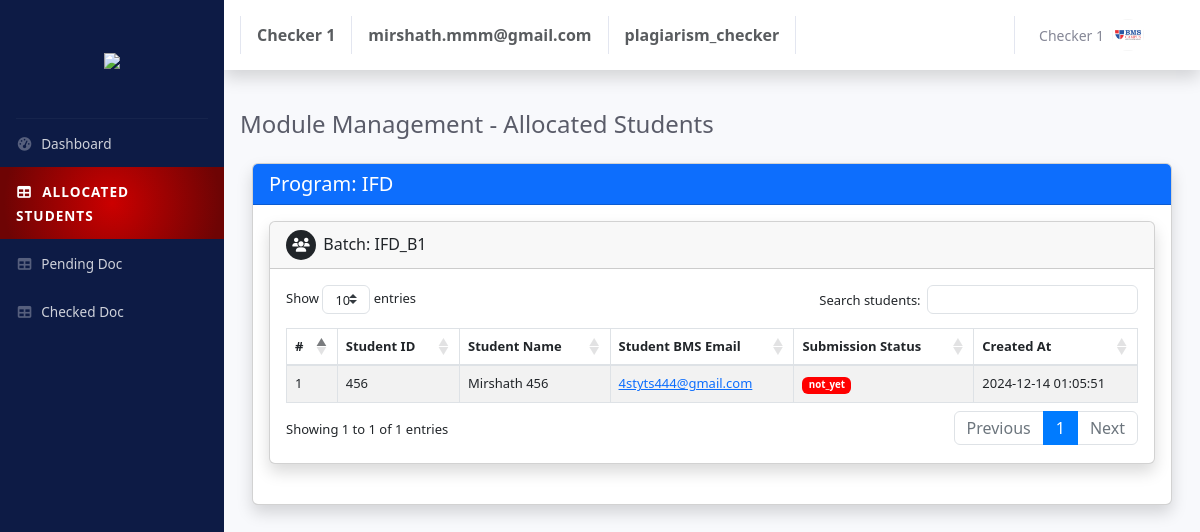
Screenshot of /checker/allocated_students.php (signed in) with the database file from the repository.
### tables this page shows
CREATE TABLE `allocate_checker` (
  `id` int(11) NOT NULL,
  `student_id` int(20) NOT NULL,
  `student_reg_id` varchar(50) NOT NULL,
  `checker_id` int(20) NOT NULL,
  `batch_id` int(11) NOT NULL,
  `submitted_status` varchar(50) NOT NULL DEFAULT 'not_yet',
  `display` tinyint(1) NOT NULL DEFAULT 0,
  `created_at` datetime NOT NULL DEFAULT current_timestamp()
);

CREATE TABLE `program_table` (
  `id` int(11) NOT NULL,
  `program_name` varchar(255) NOT NULL
);

CREATE TABLE `batch_table` (
  `id` int(11) NOT NULL,
  `batch_name` varchar(255) NOT NULL,
  `program_id` int(5) NOT NULL
);

CREATE TABLE `old_student_db` (
  `id` int(11) NOT NULL,
  `student_id` varchar(255) NOT NULL,
  `name` varchar(255) NOT NULL,
  `DOB` date NOT NULL,
  `email` varchar(255) NOT NULL,
  `bms_email` varchar(255) NOT NULL,
  `phone_no` varchar(50) NOT NULL,
  `allocate` varchar(255) NOT NULL
);

### checker/allocated_students.php (the view, shortened to what this page needs)
<?php
include("../database/connection.php");
include("includes/header.php");
$checker_id = $_SESSION['id'];
$sql = "SELECT
    s.id AS student_id,
    s.student_id AS student_reg_id,
    s.name AS student_name,
    s.bms_email AS student_email,
    ac.submitted_status,
    ac.created_at,
    p.program_name,
    b.batch_name
FROM
    allocate_checker ac
JOIN
    old_student_db s ON ac.student_id = s.id
JOIN
    student_allocations sa ON ac.student_id = sa.student_id
JOIN
    program_table p ON sa.program_id = p.id
JOIN
    batch_table b ON sa.batch_id = b.id
WHERE
    ac.checker_id = ?
ORDER BY
    p.program_name, b.batch_name, ac.created_at DESC";
$stmt = $conn->prepare($sql);
$stmt->bind_param("i", $checker_id);
$stmt->execute();
$result = $stmt->get_result();
$programs = [];
while ($row = $result->fetch_assoc()) {
    $program_name = $row['program_name'];
    $batch_name = $row['batch_name'];
    $programs[$program_name][$batch_name][] = $row;
}
?>
<div id="wrapper">
    <?php include("nav.php"); ?>
    <div id="content-wrapper" class="d-flex flex-column">
        <div id="content">
            <?php include("includes/topnav.php"); ?>
            <div class="p-3">
                <div class="d-sm-flex align-items-center justify-content-between mb-4">
                    <h4 class="h4 mb-0 text-gray-800">Module Management - Allocated Students</h4>
                </div>
                <div class="container-fluid">
                    <?php if (!empty($programs)): ?>
                        <?php foreach ($programs as $program_name => $batches): ?>
                            <div class="card shadow mb-4">
                                <div class="card-header bg-primary text-white">
                                    <h5 class="mb-0">Program: <?php echo htmlspecialchars($program_name); ?></h5>
                                </div>
                                <div class="card-body">
                                    <?php foreach ($batches as $batch_name => $students): ?>
                                        <div class="card shadow mb-4" style="font-size: 13px;">
                                            <div class="card-header d-flex align-items-center" style="font-size: 14px;">
                                                <span class="bg-dark text-white rounded-circle p-2 d-flex align-items-center justify-content-center" style="width: 30px; height: 30px;">
                                                    <i class="fas fa-users"></i>
                                                </span>
                                                <h6 class="mb-0">Batch: <?php echo htmlspecialchars($batch_name); ?></h6>
                                            </div>
                                            <div class="card-body">
                                                <div class="table-responsive">
                                                    <table class="table table-bordered table-striped" id="dataTable_<?php echo htmlspecialchars($program_name . '_' . $batch_name); ?>" width="100%" cellspacing="0">
                                                        <thead>
                                                            <tr>
                                                                <th>#</th>
                                                                <th>Student ID</th>
                                                                <th>Student Name</th>
                                                                <th>Student BMS Email</th>
                                                                <th>Submission Status</th>
                                                                <th>Created At</th>
                                                            </tr>
                                                        </thead>
                                                        <tbody>
                                                            <?php foreach ($students as $index => $row): ?>
                                                                <tr>
                                                                    <td><?php echo $index + 1; ?></td>
                                                                    <td><?php echo htmlspecialchars($row['student_reg_id']); ?></td>
                                                                    <td><?php echo htmlspecialchars($row['student_name']); ?></td>
                                                                    <td>
                                                                        <a href="mailto:<?php echo htmlspecialchars($row['student_email']); ?>">
                                                                            <?php echo htmlspecialchars($row['student_email']); ?>
                                                                        </a>
                                                                    </td>
                                                                    <td>
                                                                        <span class="badge" style="background-color: <?php echo ($row['submitted_status'] === 'not_yet') ? 'red' : 'green'; ?>;">
                                                                            <?php echo htmlspecialchars($row['submitted_status']); ?>
                                                                        </span>
                                                                    </td>
                                                                    <td><?php echo htmlspecialchars($row['created_at']); ?></td>
                                                                </tr>
                                                            <?php endforeach; ?>
                                                        </tbody>
                                                    </table>
                                                </div>
                                            </div>
                                        </div>
                                    <?php endforeach; ?>
                                </div>
                            </div>
                        <?php endforeach; ?>
                    <?php else: ?>
                        <div class="alert alert-info text-center">No students allocated to you.</div>
                    <?php endif; ?>
                </div>
            </div>
        </div>
    </div>
</div>
<link rel="stylesheet" href="https://cdn.datatables.net/1.11.5/css/dataTables.bootstrap4.min.css">

### rows the page displays
allocate_checker: program_table.program_name "IFD", batch_table.batch_name "IFD_B1", student.student_id "456", student.name "Mirshath 456", student.bms_email "4styts444@gmail.com", submitted_status "not_yet", created_at "2024-12-14 01:05:51"

### other values shown
$_SESSION['name'] "Checker 1"
$_SESSION['email'] "mirshath.mmm@gmail.com"
$_SESSION['role'] "plagiarism_checker"
